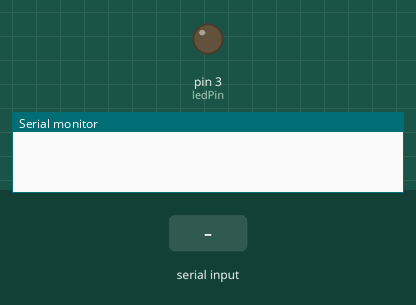
This sketch was run on a simulated Arduino Uno, built with avr-gcc and run on an emulated ATmega328P. On the bench: output pins drawn as LEDs (lit = HIGH), the last lines printed to the serial monitor. Inputs (shaded band) come from the test bench.

Above: at 1.2 s.
1.3 s: "a" received over the second serial link
At 2.4 s:
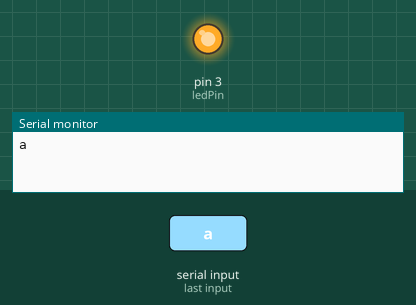
2.8 s: "b" received over the second serial link
At 3.6 s:
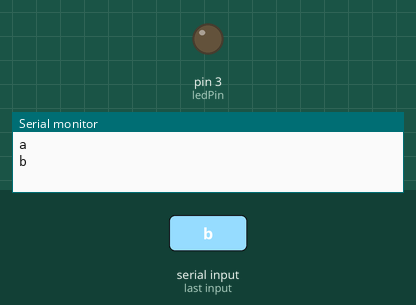
Timing chart, 0 to 5.8 s (numbered marks = the images above; inputs shaded):
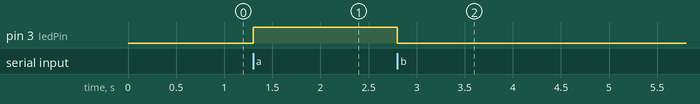

Measured:
- after the input at 1.3 s, pin 3 (ledPin): LOW → HIGH at once
- after the input at 2.8 s, pin 3 (ledPin): HIGH → LOW at once

The sketch:

arduino11-2.ino
```cpp
#include <SoftwareSerial.h>

int ledPin = 3;

SoftwareSerial BTSerial(4, 5);

void setup() {
  Serial.begin(9600);
  BTSerial.begin(9600);
  pinMode(ledPin, OUTPUT);
}

void loop() {
  if (BTSerial.available()){
    char data = BTSerial.read();
    Serial.println(data);

    if(data == 'a'){
      digitalWrite(ledPin, HIGH);
    }
    else if(data == 'b'){
      digitalWrite(ledPin, LOW);
    }
  }
}
```
